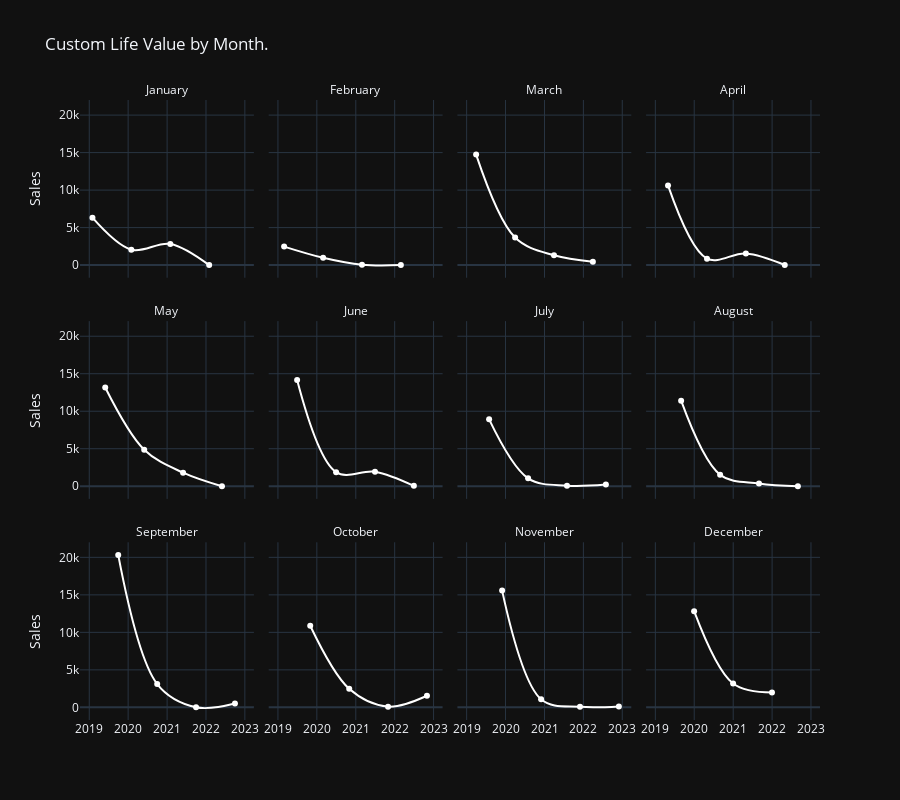

Notebook code cell kept with this figure:
### Code cell
fig = px.line(customer_life_value , 
x = 'Order_Date' , 
y = 'Sales' , 
facet_col='Months' , 
line_shape='spline',
height=800 ,
title='Custom Life Value by Month.' , 
color_discrete_sequence=['White'] , 
template='plotly_dark' , 
labels={'Order_Date':''} ,
facet_col_wrap=4,
markers=True)
fig.for_each_annotation(lambda x: x.update(text=x.text.split("=")[-1]))

### Figure 1 — Plotly figure (JSON) as saved in the notebook; plotly's stock layout.template omitted (floating-point values rounded to 4 significant figures)
{"data": [{"hovertemplate": "Months=January<br>=%{x}<br>Sales=%{y}<extra></extra>", "legendgroup": "", "line": {"color": "White", "dash": "solid", "shape": "spline"}, "marker": {"symbol": "circle"}, "mode": "lines+markers", "name": "", "orientation": "v", "showlegend": false, "type": "scatter", "x": ["2019-01-31T00:00:00", "2020-01-31T00:00:00", "2021-01-31T00:00:00", "2022-01-31T00:00:00"], "xaxis": "x9", "y": [6325.0, 2053.0, 2825.0, 0], "yaxis": "y9"}, {"hovertemplate": "Months=February<br>=%{x}<br>Sales=%{y}<extra></extra>", "legendgroup": "", "line": {"color": "White", "dash": "solid", "shape": "spline"}, "marker": {"symbol": "circle"}, "mode": "lines+markers", "name": "", "orientation": "v", "showlegend": false, "type": "scatter", "x": ["2019-02-28T00:00:00", "2020-02-29T00:00:00", "2021-02-28T00:00:00", "2022-02-28T00:00:00"], "xaxis": "x10", "y": [2465.0, 975.0, 46.54, 0], "yaxis": "y10"}, {"hovertemplate": "Months=March<br>=%{x}<br>Sales=%{y}<extra></extra>", "legendgroup": "", "line": {"color": "White", "dash": "solid", "shape": "spline"}, "marker": {"symbol": "circle"}, "mode": "lines+markers", "name": "", "orientation": "v", "showlegend": false, "type": "scatter", "x": ["2019-03-31T00:00:00", "2020-03-31T00:00:00", "2021-03-31T00:00:00", "2022-03-31T00:00:00"], "xaxis": "x11", "y": [14730.0, 3672.0, 1309.0, 458.7], "yaxis": "y11"}, {"hovertemplate": "Months=April<br>=%{x}<br>Sales=%{y}<extra></extra>", "legendgroup": "", "line": {"color": "White", "dash": "solid", "shape": "spline"}, "marker": {"symbol": "circle"}, "mode": "lines+markers", "name": "", "orientation": "v", "showlegend": false, "type": "scatter", "x": ["2019-04-30T00:00:00", "2020-04-30T00:00:00", "2021-04-30T00:00:00", "2022-04-30T00:00:00"], "xaxis": "x12", "y": [10620.0, 859.9, 1542.0, 12.32], "yaxis": "y12"}, {"hovertemplate": "Months=May<br>=%{x}<br>Sales=%{y}<extra></extra>", "legendgroup": "", "line": {"color": "White", "dash": "solid", "shape": "spline"}, "marker": {"symbol": "circle"}, "mode": "lines+markers", "name": "", "orientation": "v", "showlegend": false, "type": "scatter", "x": ["2019-05-31T00:00:00", "2020-05-31T00:00:00", "2021-05-31T00:00:00", "2022-05-31T00:00:00"], "xaxis": "x5", "y": [13160.0, 4866.0, 1809.0, 0], "yaxis": "y5"}, {"hovertemplate": "Months=June<br>=%{x}<br>Sales=%{y}<extra></extra>", "legendgroup": "", "line": {"color": "White", "dash": "solid", "shape": "spline"}, "marker": {"symbol": "circle"}, "mode": "lines+markers", "name": "", "orientation": "v", "showlegend": false, "type": "scatter", "x": ["2019-06-30T00:00:00", "2020-06-30T00:00:00", "2021-06-30T00:00:00", "2022-06-30T00:00:00"], "xaxis": "x6", "y": [14160.0, 1873.0, 1935.0, 47.98], "yaxis": "y6"}, {"hovertemplate": "Months=July<br>=%{x}<br>Sales=%{y}<extra></extra>", "legendgroup": "", "line": {"color": "White", "dash": "solid", "shape": "spline"}, "marker": {"symbol": "circle"}, "mode": "lines+markers", "name": "", "orientation": "v", "showlegend": false, "type": "scatter", "x": ["2019-07-31T00:00:00", "2020-07-31T00:00:00", "2021-07-31T00:00:00", "2022-07-31T00:00:00"], "xaxis": "x7", "y": [8921.0, 1058.0, 73.23, 222.5], "yaxis": "y7"}, {"hovertemplate": "Months=August<br>=%{x}<br>Sales=%{y}<extra></extra>", "legendgroup": "", "line": {"color": "White", "dash": "solid", "shape": "spline"}, "marker": {"symbol": "circle"}, "mode": "lines+markers", "name": "", "orientation": "v", "showlegend": false, "type": "scatter", "x": ["2019-08-31T00:00:00", "2020-08-31T00:00:00", "2021-08-31T00:00:00", "2022-08-31T00:00:00"], "xaxis": "x8", "y": [11400.0, 1533.0, 375.2, 0], "yaxis": "y8"}, {"hovertemplate": "Months=September<br>=%{x}<br>Sales=%{y}<extra></extra>", "legendgroup": "", "line": {"color": "White", "dash": "solid", "shape": "spline"}, "marker": {"symbol": "circle"}, "mode": "lines+markers", "name": "", "orientation": "v", "showlegend": false, "type": "scatter", "x": ["2019-09-30T00:00:00", "2020-09-30T00:00:00", "2021-09-30T00:00:00", "2022-09-30T00:00:00"], "xaxis": "x", "y": [20330.0, 3107.0, 9.99, 513.0], "yaxis": "y"}, {"hovertemplate": "Months=October<br>=%{x}<br>Sales=%{y}<extra></extra>", "legendgroup": "", "line": {"color": "White", "dash": "solid", "shape": "spline"}, "marker": {"symbol": "circle"}, "mode": "lines+markers", "name": "", "orientation": "v", "showlegend": false, "type": "scatter", "x": ["2019-10-31T00:00:00", "2020-10-31T00:00:00", "2021-10-31T00:00:00", "2022-10-31T00:00:00"], "xaxis": "x2", "y": [10890.0, 2479.0, 98.16, 1548.0], "yaxis": "y2"}, {"hovertemplate": "Months=November<br>=%{x}<br>Sales=%{y}<extra></extra>", "legendgroup": "", "line": {"color": "White", "dash": "solid", "shape": "spline"}, "marker": {"symbol": "circle"}, "mode": "lines+markers", "name": "", "orientation": "v", "showlegend": false, "type": "scatter", "x": ["2019-11-30T00:00:00", "2020-11-30T00:00:00", "2021-11-30T00:00:00", "2022-11-30T00:00:00"], "xaxis": "x3", "y": [15570.0, 1072.0, 71.66, 128.1], "yaxis": "y3"}, {"hovertemplate": "Months=December<br>=%{x}<br>Sales=%{y}<extra></extra>", "legendgroup": "", "line": {"color": "White", "dash": "solid", "shape": "spline"}, "marker": {"symbol": "circle"}, "mode": "lines+markers", "name": "", "orientation": "v", "showlegend": false, "type": "scatter", "x": ["2019-12-31T00:00:00", "2020-12-31T00:00:00", "2021-12-31T00:00:00"], "xaxis": "x4", "y": [12830.0, 3173.0, 1968.0], "yaxis": "y4"}], "layout": {"annotations": [{"font": {}, "showarrow": false, "text": "September", "x": 0.1175, "xanchor": "center", "xref": "paper", "y": 0.2867, "yanchor": "bottom", "yref": "paper"}, {"font": {}, "showarrow": false, "text": "October", "x": 0.3725, "xanchor": "center", "xref": "paper", "y": 0.2867, "yanchor": "bottom", "yref": "paper"}, {"font": {}, "showarrow": false, "text": "November", "x": 0.6275, "xanchor": "center", "xref": "paper", "y": 0.2867, "yanchor": "bottom", "yref": "paper"}, {"font": {}, "showarrow": false, "text": "December", "x": 0.8825, "xanchor": "center", "xref": "paper", "y": 0.2867, "yanchor": "bottom", "yref": "paper"}, {"font": {}, "showarrow": false, "text": "May", "x": 0.1175, "xanchor": "center", "xref": "paper", "y": 0.6433, "yanchor": "bottom", "yref": "paper"}, {"font": {}, "showarrow": false, "text": "June", "x": 0.3725, "xanchor": "center", "xref": "paper", "y": 0.6433, "yanchor": "bottom", "yref": "paper"}, {"font": {}, "showarrow": false, "text": "July", "x": 0.6275, "xanchor": "center", "xref": "paper", "y": 0.6433, "yanchor": "bottom", "yref": "paper"}, {"font": {}, "showarrow": false, "text": "August", "x": 0.8825, "xanchor": "center", "xref": "paper", "y": 0.6433, "yanchor": "bottom", "yref": "paper"}, {"font": {}, "showarrow": false, "text": "January", "x": 0.1175, "xanchor": "center", "xref": "paper", "y": 1.0, "yanchor": "bottom", "yref": "paper"}, {"font": {}, "showarrow": false, "text": "February", "x": 0.3725, "xanchor": "center", "xref": "paper", "y": 1.0, "yanchor": "bottom", "yref": "paper"}, {"font": {}, "showarrow": false, "text": "March", "x": 0.6275, "xanchor": "center", "xref": "paper", "y": 1.0, "yanchor": "bottom", "yref": "paper"}, {"font": {}, "showarrow": false, "text": "April", "x": 0.8825, "xanchor": "center", "xref": "paper", "y": 1.0, "yanchor": "bottom", "yref": "paper"}], "height": 800, "legend": {"tracegroupgap": 0}, "title": {"text": "Custom Life Value by Month."}, "xaxis": {"anchor": "y", "domain": [0, 0.235], "title": {"text": ""}}, "xaxis10": {"anchor": "y10", "domain": [0.255, 0.49], "matches": "x", "showticklabels": false}, "xaxis11": {"anchor": "y11", "domain": [0.51, 0.745], "matches": "x", "showticklabels": false}, "xaxis12": {"anchor": "y12", "domain": [0.765, 1.0], "matches": "x", "showticklabels": false}, "xaxis2": {"anchor": "y2", "domain": [0.255, 0.49], "matches": "x", "title": {"text": ""}}, "xaxis3": {"anchor": "y3", "domain": [0.51, 0.745], "matches": "x", "title": {"text": ""}}, "xaxis4": {"anchor": "y4", "domain": [0.765, 1.0], "matches": "x", "title": {"text": ""}}, "xaxis5": {"anchor": "y5", "domain": [0, 0.235], "matches": "x", "showticklabels": false}, "xaxis6": {"anchor": "y6", "domain": [0.255, 0.49], "matches": "x", "showticklabels": false}, "xaxis7": {"anchor": "y7", "domain": [0.51, 0.745], "matches": "x", "showticklabels": false}, "xaxis8": {"anchor": "y8", "domain": [0.765, 1.0], "matches": "x", "showticklabels": false}, "xaxis9": {"anchor": "y9", "domain": [0, 0.235], "matches": "x", "showticklabels": false}, "yaxis": {"anchor": "x", "domain": [0, 0.2867], "title": {"text": "Sales"}}, "yaxis10": {"anchor": "x10", "domain": [0.7133, 1.0], "matches": "y", "showticklabels": false}, "yaxis11": {"anchor": "x11", "domain": [0.7133, 1.0], "matches": "y", "showticklabels": false}, "yaxis12": {"anchor": "x12", "domain": [0.7133, 1.0], "matches": "y", "showticklabels": false}, "yaxis2": {"anchor": "x2", "domain": [0, 0.2867], "matches": "y", "showticklabels": false}, "yaxis3": {"anchor": "x3", "domain": [0, 0.2867], "matches": "y", "showticklabels": false}, "yaxis4": {"anchor": "x4", "domain": [0, 0.2867], "matches": "y", "showticklabels": false}, "yaxis5": {"anchor": "x5", "domain": [0.3567, 0.6433], "matches": "y", "title": {"text": "Sales"}}, "yaxis6": {"anchor": "x6", "domain": [0.3567, 0.6433], "matches": "y", "showticklabels": false}, "yaxis7": {"anchor": "x7", "domain": [0.3567, 0.6433], "matches": "y", "showticklabels": false}, "yaxis8": {"anchor": "x8", "domain": [0.3567, 0.6433], "matches": "y", "showticklabels": false}, "yaxis9": {"anchor": "x9", "domain": [0.7133, 1.0], "matches": "y", "title": {"text": "Sales"}}}}
